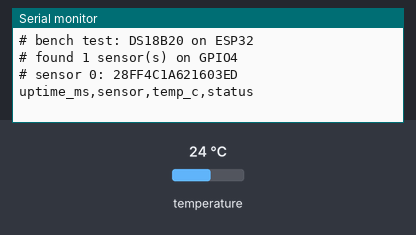
Bench run of a sketch on a simulated ESP32. Shown: the last lines printed to the serial monitor. The test bench sets the inputs (shaded band); at power-on: temperature 24 °C.

Above: at 1.7 s.
1.8 s: temperature set to 12 °C
At 7.6 s:
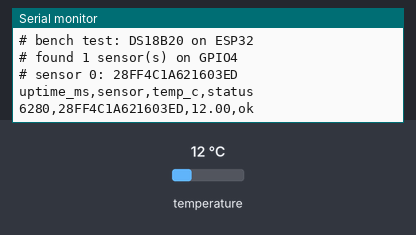
12.7 s: temperature set to 19 °C
At 17.6 s:
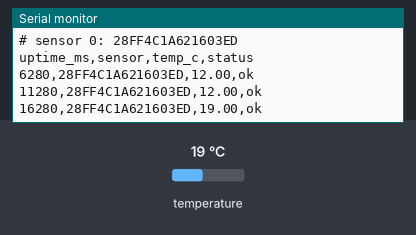
Timing chart, 0 to 19.1 s (numbered marks = the images above; inputs shaded):
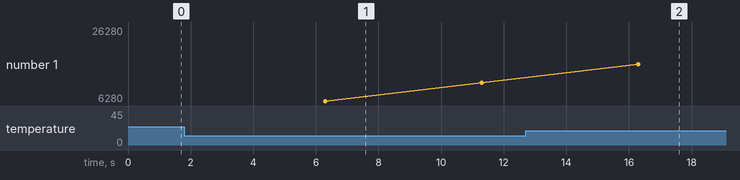

The sketch:

bench-test.ino
```cpp
// Bench test, stage 4: read DS18B20 probes on one 1-Wire bus and print
// the readings to the serial monitor as CSV lines.
//
// Hardware: ESP32-WROOM-32U board powered from the laptop USB port.
// Probes are powered from the board's 3V3 pin (DS18B20 supply range is
// 3.0-5.5 V), with a 4.7 kOhm pull-up from the data line to 3V3.
//
// Libraries (Arduino Library Manager):
//   OneWire by Paul Stoffregen
//   DallasTemperature by Miles Burton

#include <OneWire.h>
#include <DallasTemperature.h>

// GPIO4 is not a strapping pin (those are GPIO0, 2, 5, 12, 15) and not
// used by the module flash (GPIO6-11), so it is safe at boot.
constexpr uint8_t ONE_WIRE_PIN = 4;

constexpr uint32_t SERIAL_BAUD = 115200;
constexpr uint32_t READ_INTERVAL_MS = 5000;
constexpr uint8_t RESOLUTION_BITS = 12;        // 0.0625 C steps
constexpr uint32_t CONVERSION_TIME_MS = 750;   // datasheet max at 12 bits
constexpr uint8_t MAX_SENSORS = 4;

// The probe reports +85 C until the first conversion after power-up.
constexpr float POWER_ON_VALUE_C = 85.0f;
constexpr float MIN_VALID_C = -55.0f;
constexpr float MAX_VALID_C = 125.0f;

OneWire oneWire(ONE_WIRE_PIN);
DallasTemperature sensors(&oneWire);

DeviceAddress addresses[MAX_SENSORS];
uint8_t sensorCount = 0;

enum class State { Idle, Converting };
State state = State::Idle;
uint32_t lastRequestMs = 0;

void addressToString(const DeviceAddress address, char* out) {
  for (uint8_t i = 0; i < 8; i++) {
    sprintf(out + i * 2, "%02X", address[i]);
  }
  out[16] = '\0';
}

const char* classify(float tempC) {
  if (tempC == DEVICE_DISCONNECTED_C) return "disconnected";
  if (tempC == POWER_ON_VALUE_C) return "suspect_85";
  if (tempC < MIN_VALID_C || tempC > MAX_VALID_C) return "out_of_range";
  return "ok";
}

void scanBus() {
  sensors.begin();
  sensorCount = 0;
  const uint8_t found = sensors.getDeviceCount();
  for (uint8_t i = 0; i < found && sensorCount < MAX_SENSORS; i++) {
    if (sensors.getAddress(addresses[sensorCount], i)) {
      sensors.setResolution(addresses[sensorCount], RESOLUTION_BITS);
      sensorCount++;
    }
  }

  Serial.printf("# found %u sensor(s) on GPIO%u\n", sensorCount, ONE_WIRE_PIN);
  char text[17];
  for (uint8_t i = 0; i < sensorCount; i++) {
    addressToString(addresses[i], text);
    Serial.printf("# sensor %u: %s\n", i, text);
  }
  if (sensorCount > 0 && sensors.isParasitePowerMode()) {
    Serial.println("# warning: parasite power detected, check the VDD wire");
  }
}

void setup() {
  Serial.begin(SERIAL_BAUD);
  delay(500);  // give the serial monitor time to attach
  Serial.println("# bench test: DS18B20 on ESP32");

  sensors.setWaitForConversion(false);  // do not block during conversion
  scanBus();
  Serial.println("uptime_ms,sensor,temp_c,status");
  lastRequestMs = millis();
}

void loop() {
  const uint32_t now = millis();

  if (state == State::Idle && now - lastRequestMs >= READ_INTERVAL_MS) {
    lastRequestMs = now;
    if (sensorCount == 0) {
      scanBus();  // nothing found yet: keep looking, a probe may be plugged in later
      return;
    }
    sensors.requestTemperatures();
    state = State::Converting;
  }

  if (state == State::Converting && now - lastRequestMs >= CONVERSION_TIME_MS) {
    char text[17];
    bool anyOk = false;
    for (uint8_t i = 0; i < sensorCount; i++) {
      const float tempC = sensors.getTempC(addresses[i]);
      const char* status = classify(tempC);
      if (strcmp(status, "ok") == 0) anyOk = true;
      addressToString(addresses[i], text);
      Serial.printf("%lu,%s,%.2f,%s\n", (unsigned long)now, text, tempC, status);
    }
    if (!anyOk) {
      sensorCount = 0;  // every probe failed: rescan the bus on the next round
    }
    state = State::Idle;
  }
}
```

Measured:
- after the input at 1.8 s, the serial monitor: prints a new line after 4.5 s (image 1)
- after the input at 12.7 s, the serial monitor: prints a new line after 3.6 s (image 2)
